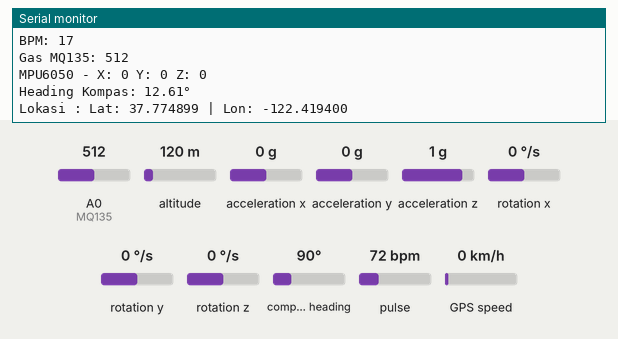
This sketch was run on a simulated Arduino Uno, built with avr-gcc and run on an emulated ATmega328P. Parts: the last lines printed to the serial monitor. The inputs (shaded band) are chosen by the test bench; at power-on: acceleration x 0 g, A0 (MQ135) = 512, acceleration y 0 g, acceleration z 1 g, compass heading 90°, altitude 120 m, rotation x 0 °/s, rotation y 0 °/s, rotation z 0 °/s, pulse 72 bpm, GPS speed 0 km/h. The GPS gets a fix after 3 s at 37.7749, -122.4194 with 8 satellites; no radio packets arrive unless stated.

Above: at 12.8 s.
12.9 s: acceleration x set to -1.4 g
At 14.5 s:
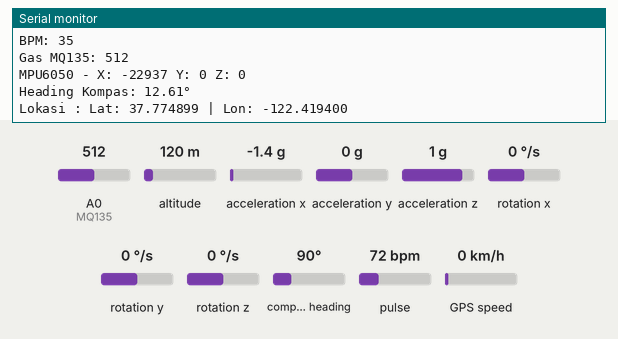
16.1 s: A0 (MQ135) set to 490
17.6 s: acceleration y set to -1.4 g
At 18.5 s:
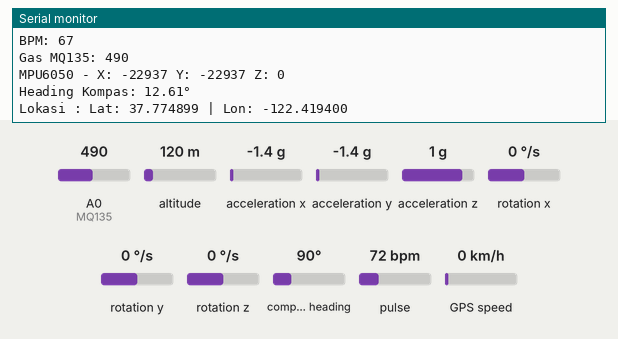
19.1 s: acceleration z set to -1.4 g
At 20.4 s:
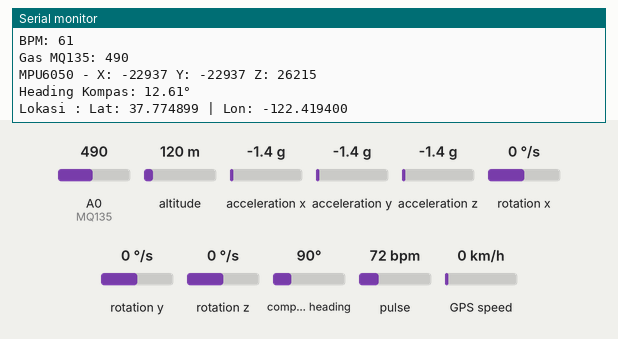
20.6 s: A0 (MQ135) set to 510
22.1 s: compass heading set to 7°
At 23.2 s:
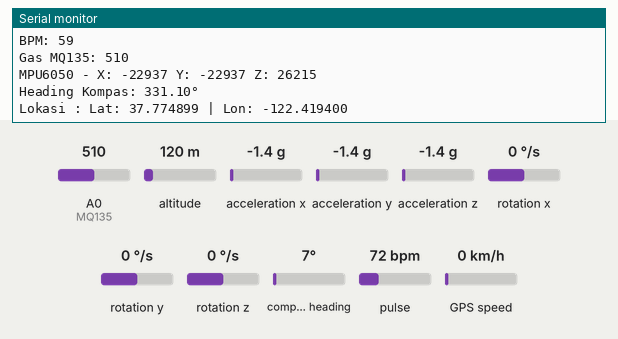
Timing chart, 0 to 24.6 s (numbered marks = the images above; inputs shaded):
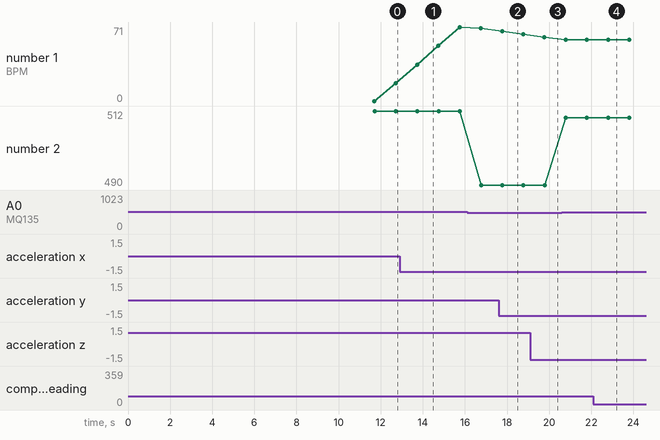

Measured:
- after the input at 12.9 s, the serial monitor: prints a new line after 0.77 s (image 1)
- after the input at 17.6 s, the serial monitor: prints a new line after 0.19 s (image 2)
- after the input at 19.1 s, the serial monitor: prints a new line after 0.70 s (image 3)
- after the input at 22.1 s, the serial monitor: prints a new line after 0.67 s (image 4)
- plotted number 2: 512 → 490 after the input at 16.1 s, 490 → 510 after the input at 20.6 s

The sketch:

Transmitter_Code.ino
```cpp
#include <Wire.h>
#include <I2Cdev.h>
#include <MPU6050.h>
#include <Adafruit_Sensor.h>
#include <Adafruit_HMC5883_U.h>
#include <SoftwareSerial.h>
#include <TinyGPS++.h>
#include <SPI.h>
#include <LoRa.h>
#include <ArduinoJson.h>
#include "MAX30105.h"
#include "heartRate.h"

#define MQ135   A0
#define ss      10
#define rst     9
#define dio0    2

MPU6050 mpu;
Adafruit_HMC5883_Unified mag = Adafruit_HMC5883_Unified(12345);
SoftwareSerial gpsSerial(4, 5);
TinyGPSPlus gps;
MAX30105 particleSensor;

const byte RATE_SIZE = 4;
byte rates[RATE_SIZE];
byte rateSpot = 0;
long lastBeat = 0;
float beatsPerMinute;
int beatAvg = 0;

String LoRaMessage = "";
unsigned long prevLora = millis();
const long intervalResultHR = 1000;
String msgLora;
DynamicJsonDocument doc(256);

int16_t ax_offset = 0, ay_offset = 0, az_offset = 0;
int16_t offsetX = 0;
int16_t offsetY = 0;

void calibrateCompass() {
  int16_t maxX = -32768, maxY = -32768;
  int16_t minX =  32767, minY =  32767;

  for (int i = 0; i < 500; i++) {
    sensors_event_t event;
    mag.getEvent(&event);

    int16_t x = event.magnetic.x;
    int16_t y = event.magnetic.y;

    if (x > maxX) maxX = x;
    if (x < minX) minX = x;
    if (y > maxY) maxY = y;
    if (y < minY) minY = y;

    delay(20); // biar sempat dibaca
  }

  offsetX = (maxX + minX) / 2;
  offsetY = (maxY + minY) / 2;
}

void setup() {
  Serial.begin(9600);
  gpsSerial.begin(9600);
  Wire.begin();

  mpu.initialize();
  if (!mpu.testConnection()) {
    Serial.println("MPU6050 tidak terhubung!");
    while (1);
  }
  delay(1000);
  int16_t ax, ay, az, gx, gy, gz;
  mpu.getMotion6(&ax, &ay, &az, &gx, &gy, &gz);
  ax_offset = ax;
  ay_offset = ay;
  az_offset = az;

  if (!mag.begin()) {
    Serial.println("HMC5883L tidak terdeteksi!");
    while (1);
  }
  calibrateCompass();

  if (!particleSensor.begin(Wire, I2C_SPEED_FAST)) {
    Serial.println("MAX30102 tidak ditemukan!");
    while (1);
  }
  particleSensor.setup();
  particleSensor.setPulseAmplitudeRed(0x0A);
  particleSensor.setPulseAmplitudeGreen(0);

  while (!Serial);
    Serial.println("LoRa Sender");
    LoRa.setPins(ss, rst, dio0);
    if (!LoRa.begin(433E6)) {
      Serial.println("Starting LoRa failed!");
      delay(100);
      while (1);
    }
}

void loop() {
  long irValue = particleSensor.getIR();

  if (irValue < 50000) {
    beatAvg = 0;
  } else {
    if (checkForBeat(irValue) == true) {
      long delta = millis() - lastBeat;
      lastBeat = millis();
      beatsPerMinute = 60 / (delta / 1000.0);
      if (beatsPerMinute < 255 && beatsPerMinute > 20) {
        rates[rateSpot++] = (byte)beatsPerMinute;
        rateSpot %= RATE_SIZE;
        beatAvg = 0;
        for (byte x = 0 ; x < RATE_SIZE ; x++)
          beatAvg += rates[x];
        beatAvg /= RATE_SIZE;
      }
    }
  }

  unsigned long currentMillis = millis();
  if (currentMillis - prevLora >= intervalResultHR) {
    prevLora = currentMillis;

    // GAS
    int sensorValue = analogRead(MQ135);

    // GYRO
    int16_t ax, ay, az, gx, gy, gz;
    mpu.getMotion6(&ax, &ay, &az, &gx, &gy, &gz);
    ax -= ax_offset;
    ay -= ay_offset;
    az -= az_offset;
    float ax_g = (float)ax / 16384.0;
    float ay_g = (float)ay / 16384.0;
    float az_g = (float)az / 16384.0;
    float totalAccel = sqrt(ax_g * ax_g + ay_g * ay_g + az_g * az_g);
    bool shockDetected = totalAccel > 0.5;
    if (shockDetected) {
      Serial.println("!!! GUNCANGAN TERDETEKSI !!!");
    }

    // KOMPAS
    sensors_event_t event;
    mag.getEvent(&event);

    float x_corr = event.magnetic.x - offsetX;
    float y_corr = event.magnetic.y - offsetY;

    float heading = atan2(y_corr, x_corr);
    float declinationAngle = 0.22;
    heading += declinationAngle;
    if (heading < 0) heading += 2 * PI;
    if (heading > 2 * PI) heading -= 2 * PI;

    float headingDegrees = heading * 180 / M_PI;
    Serial.print("Heading (derajat): ");
    Serial.println(headingDegrees);


    // GPS
    while (gpsSerial.available() > 0) {
      gps.encode(gpsSerial.read());
    }

    String gpsInfo = "Null";
    float lat = -0.9584123370029327;
    float lon = 100.3971301617781;
    if (gps.location.isValid()) {
      lat = gps.location.lat();
      lon = gps.location.lng();
      gpsInfo = "Lat: " + String(lat, 6) + " | Lon: " + String(lon, 6);
    }

    Serial.println("BPM: " + String(beatAvg));
    Serial.println("Gas MQ135: " + String(sensorValue));
    Serial.println("MPU6050 - X: " + String(ax) + " Y: " + String(ay) + " Z: " + String(az));
    Serial.println("Heading Kompas: " + String(headingDegrees, 2) + "°");
    Serial.println("Lokasi : " + gpsInfo);

    String msgLora = String(beatAvg)+"~";
           msgLora+=String(sensorValue)+"~";
           msgLora+=String(ax)+"~";
           msgLora+=String(ay)+"~";
           msgLora+=String(az)+"~";
           msgLora+=String(headingDegrees)+"~";
           msgLora+=String(lat)+"~";
           msgLora+=String(lon)+"~";
           msgLora+=String(shockDetected ? 1 : 0);

    LoRa.beginPacket();
    LoRa.print(msgLora);
    LoRa.endPacket();
    //---------------
  }
}
```
